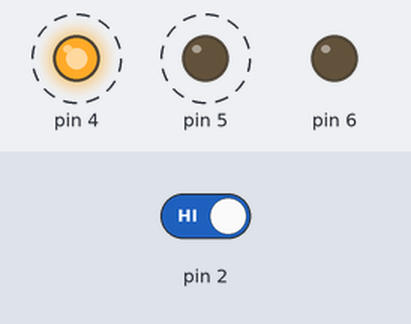
This sketch was run on a simulated Arduino Uno, built with avr-gcc and run on an emulated ATmega328P. Parts: output pins drawn as LEDs (lit = HIGH). Dashed ring = blinking. The inputs (shaded band) are chosen by the test bench; at power-on: pin 2 HIGH.

Above: at 1.8 s.
1.9 s: pin 2 driven LOW
At 2.8 s:
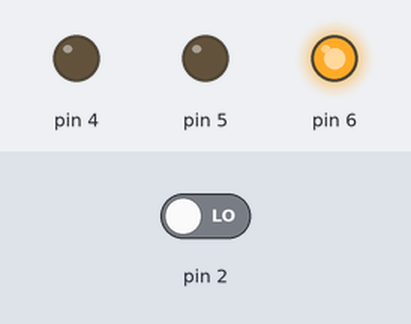
3.5 s: pin 2 driven HIGH
At 3.62 s:
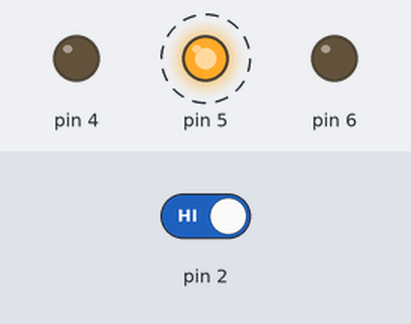
Timing chart, 0 to 12.5 s (numbered marks = the images above; inputs shaded):
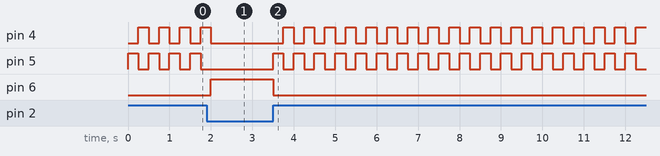

Measured:
- after the input at 1.9 s, pin 4: goes on until 2.0 s, then stays LOW; pin 5: stops changing and stays LOW; pin 6: LOW → HIGH after 0.10 s
- after the input at 3.5 s, pin 4: alternates HIGH for 0.25 s and LOW for 0.25 s, starting after 0.25 s; pin 5: alternates HIGH for 0.25 s and LOW for 0.25 s, starting at once; pin 6: HIGH → LOW at once
- by itself, pin 4, pin 5: alternates HIGH for 0.25 s and LOW for 0.25 s

The sketch:

SpaceshipInterface.ino
```cpp
int switchState = 0;

// ******** Setup Here ********

void setup() {

pinMode(6, OUTPUT);
pinMode(4, OUTPUT);
pinMode(5, OUTPUT);
pinMode(2, INPUT);

}


void loop() {

switchState = digitalRead(2);


if (switchState == LOW) {

digitalWrite(6, HIGH);
digitalWrite(4, LOW);
digitalWrite(5, LOW);

}

else {

digitalWrite(6, LOW);
digitalWrite(4, LOW);
digitalWrite(5, HIGH);

delay(250);

digitalWrite(4, HIGH);
digitalWrite(5, LOW);

delay(250);

    }
}
```
